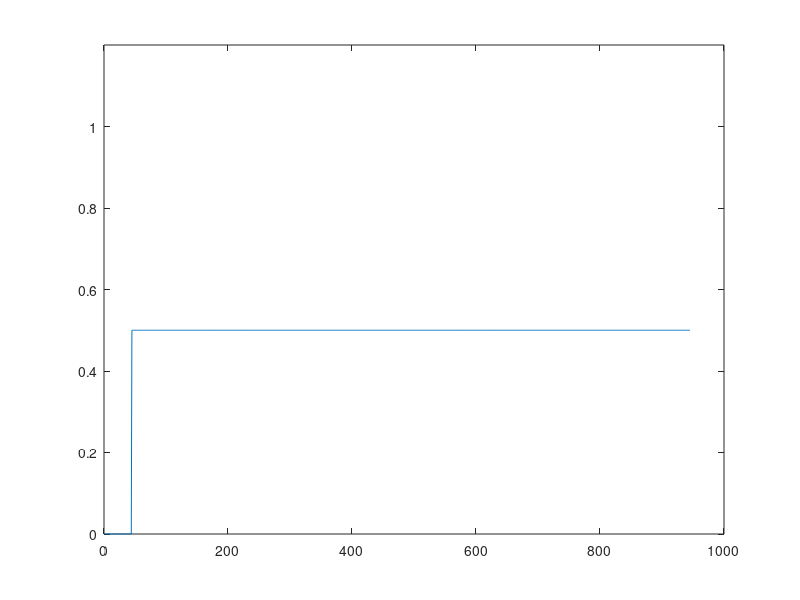

Here is the MATLAB script that generated this plot:
%% ------ simulated TF vectors - osc vs non-osc
START_TIME =0;
END_TIME = 480;
% END_TIME = 900;
length_pulse = [3.75 .75];
num_pulses = [1 5];
for p = 1:length(length_pulse)
    
    pulse_on = length_pulse(p); % (hrs)
    pulse_off = .75; % (hrs)
    pulse_num = num_pulses(p); % (hrs)
    tf = zeros(1, END_TIME-START_TIME);
    dt = 1;

    for i = 1:pulse_num
        start_idx = (i-1)*(60*(pulse_on+pulse_off))/dt+60*pulse_off/dt;
        tf(round(start_idx):round(start_idx+60*pulse_on/dt)) = 1;
    end
    plot(tf);
    if p == 1
        save('nfkb_nonoscillatory', 'tf');
    else
        save('nfkb_oscillatory', 'tf');
    end
end


%% ------ simulated TF vectors - high amp. vs low amp.
START_TIME =0;
END_TIME = 480;

length_pulse = [3.75 .75];
num_pulses = [1 5];
for p = 1:length(length_pulse)
    p=1;
    pulse_on = length_pulse(p); % (hrs)
    pulse_off = .75; % (hrs)
    pulse_num = num_pulses(p); % (hrs)
    tf = zeros(1, END_TIME-START_TIME);
    dt = 1;

    for i = 1:pulse_num
        start_idx = (i-1)*(60*(pulse_on+pulse_off))/dt+60*pulse_off/dt;
        tf(round(start_idx):round(start_idx+60*pulse_on/dt)) = 10;
    end
    plot(tf);
    ylim([0 11]);
    if p == 1
        save('nfkb_nonoscillatory_hiamp', 'tf');
    else
        save('nfkb_oscillatory_hiamp', 'tf');
    end
end

%% ---- simulated tf vectors - total activity
START_TIME =0;
% END_TIME = 480;
END_TIME = 900;

length_pulse = .75;
num_pulses = 10;
for p = 1:length(length_pulse)
    
    pulse_on = length_pulse(p); % (hrs)
    pulse_off = .75; % (hrs)
    pulse_num = num_pulses(p); % (hrs)
    tf = zeros(1, END_TIME-START_TIME);
    dt = 1;

    for i = 1:pulse_num
        start_idx = (i-1)*(60*(pulse_on+pulse_off))/dt+60*pulse_off/dt;
        tf(round(start_idx):round(start_idx+60*pulse_on/dt)) = 1;
    end
    plot(tf);
    ylim([0 1.2]);
    save('nfkb_oscillatory_2xtotalactivity', 'tf');
    
end
%% ---- simulated tf vectors - total activity long persistent
START_TIME =0;
% END_TIME = 480;
END_TIME = 900;

length_pulse = 15;
num_pulses = 1;
for p = 1:length(length_pulse)
    
    pulse_on = length_pulse(p); % (hrs)
    pulse_off = .75; % (hrs)
    pulse_num = num_pulses(p); % (hrs)
    tf = zeros(1, END_TIME-START_TIME);
    dt = 1;

    for i = 1:pulse_num
        start_idx = (i-1)*(60*(pulse_on+pulse_off))/dt+60*pulse_off/dt;
        tf(round(start_idx):round(start_idx+60*pulse_on/dt)) = 0.5;
    end
    plot(tf);
    ylim([0 1.2]);
    save('nfkb_persistent_2xtotalactivity', 'tf');
    
end

